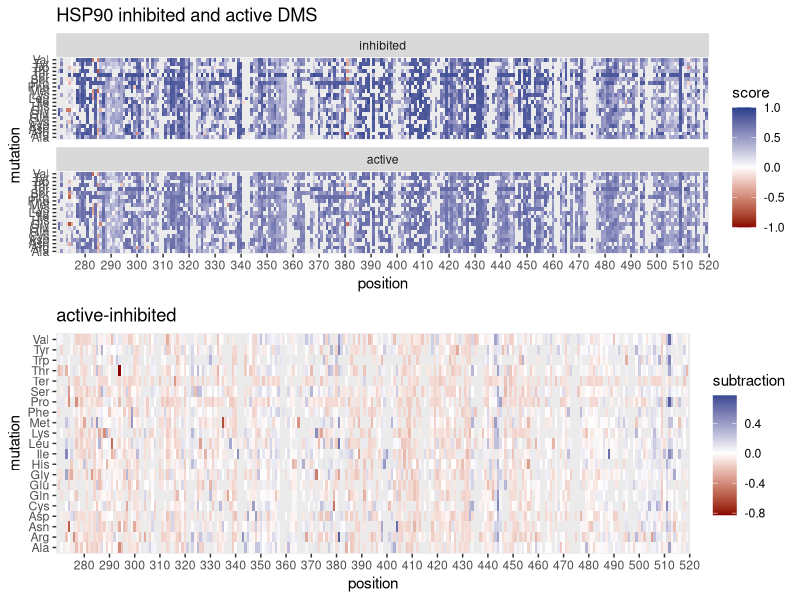

Write R code to recreate this figure.

#------------------------------------------------------------------------
#open packages needed, set workind dir, read data into R:
#------------------------------------------------------------------------
library(gridExtra)
library(readxl)
library(tidyverse)
library(ggplot2)
library(RColorBrewer)
library(dplyr)
library(grDevices)
library(nlme)
library(scales)
library(tidyr)

getwd()
#setwd("/Users/arielleaiken/github/src/arielle")


#read dataframe, omit NA values
DF1 <- read_csv("heatmapDF.csv")
DF1 <-na.omit(DF1)

#rename columns
colnames(DF1) <- c("row", "AAposition", "WT", "Mutation", "Radicicol_Score", "No_Radicicol_Score")

colnames(DF1)

#------------------------------------------------------------------------

#construct a LONG style data frame with both hsp90 active and hsp90 inactive
#scores combined

long_data <- gather(DF1, HSP90, Score, Radicicol_Score:No_Radicicol_Score, factor_key=TRUE)

#rename factor levels from Radicicol/noRadicicol to (HSP90) active/inactive 

levels(long_data$HSP90) <- c("inhibited","active")
long_data

#rescale the score column from -1 to +1
long_data$Score <- rescale(long_data$Score, to = c(-1, 1), 
                           from = range(long_data$Score, finite = TRUE))


#rename columns
colnames(long_data) <- c("row","position","wildtype","mutation","HSP90","score")
long_data
#plot heatmap

rescaled_together <- ggplot(data=long_data, 
                            aes(x=position,y=mutation,fill=score)) +
  geom_tile() + 
  theme(legend.position = "right", panel.grid.major = element_blank(), 
        panel.grid.minor = element_blank()) +
  ggtitle("HSP90 inhibited and active DMS") +  xlab("position") +
  scale_fill_gradient2(low = "red4", mid = "white",high = "royalblue4") +
  scale_x_discrete(limits=seq(280,520,by=10)) +
  facet_wrap(HSP90~.,nrow=2)



#subtraction plot

active_col <- long_data[which(long_data$HSP90=='active'), ]$score

inhibited_col <- long_data[which(long_data$HSP90=='inhibited'), ]$score

sub_col <- active_col-inhibited_col

with_sub <- as.data.frame(
  cbind(
    DF1$AAposition,
    DF1$WT,
    DF1$Mutation,
    active_col,
    inhibited_col,
    sub_col
    
  )
)
colnames(with_sub) <- c("position","wildtype","mutation",
                        "HSP90_active","HSP90_inhibited","subtraction")
colnames(with_sub)

with_sub$position <- as.numeric(as.character(with_sub$position))
with_sub$subtraction <- as.numeric(as.character(with_sub$subtraction))


sub_plot<- ggplot(data=with_sub, 
                  aes(x=position,y=mutation,fill=subtraction)) +
  geom_tile() + 
  theme(legend.position = "right", panel.grid.major = element_blank(), 
        panel.grid.minor = element_blank()) +
  ggtitle("active-inhibited") +  xlab("position") +
  scale_fill_gradient2(low = "red4", mid = "white",high = "royalblue4") +
  scale_x_discrete(limits=seq(280,520,by=10)) 

grid.arrange(rescaled_together,sub_plot,nrow=2)




